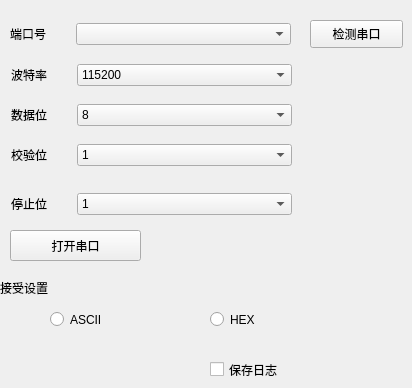
    <widget class="QWidget" name="uart">
     <attribute name="title">
      <string>串口</string>
     </attribute>
     <widget class="QPushButton" name="Openuart_Button">
      <property name="geometry">
       <rect>
        <x>10</x>
        <y>230</y>
        <width>131</width>
        <height>31</height>
       </rect>
      </property>
      <property name="text">
       <string>打开串口</string>
      </property>
     </widget>
     <widget class="QLabel" name="RevSet_label">
      <property name="geometry">
       <rect>
        <x>0</x>
        <y>280</y>
        <width>72</width>
        <height>15</height>
       </rect>
      </property>
      <property name="text">
       <string>接受设置</string>
      </property>
     </widget>
     <widget class="QRadioButton" name="Ascii_radioButton">
      <property name="geometry">
       <rect>
        <x>50</x>
        <y>310</y>
        <width>115</width>
        <height>19</height>
       </rect>
      </property>
      <property name="text">
       <string>ASCII</string>
      </property>
     </widget>
     <widget class="QRadioButton" name="Hex_radioButton">
      <property name="geometry">
       <rect>
        <x>210</x>
        <y>310</y>
        <width>115</width>
        <height>19</height>
       </rect>
      </property>
      <property name="text">
       <string>HEX</string>
      </property>
     </widget>
     <widget class="QCheckBox" name="SaveLog_checkBox">
      <property name="geometry">
       <rect>
        <x>210</x>
        <y>360</y>
        <width>91</width>
        <height>19</height>
       </rect>
      </property>
      <property name="text">
       <string>保存日志</string>
      </property>
     </widget>
     <widget class="QWidget" name="layoutWidget">
      <property name="geometry">
       <rect>
        <x>10</x>
        <y>20</y>
        <width>281</width>
        <height>28</height>
       </rect>
      </property>
      <layout class="QHBoxLayout" name="horizontalLayout">
       <property name="spacing">
        <number>30</number>
       </property>
       <item>
        <widget class="QLabel" name="com_label">
         <property name="text">
          <string>端口号</string>
         </property>
        </widget>
       </item>
       <item>
        <widget class="QComboBox" name="comboBox">
         <property name="sizePolicy">
          <sizepolicy hsizetype="Expanding" vsizetype="Fixed">
           <horstretch>0</horstretch>
           <verstretch>0</verstretch>
          </sizepolicy>
         </property>
        </widget>
       </item>
      </layout>
     </widget>
     <widget class="QWidget" name="layoutWidget">
      <property name="geometry">
       <rect>
        <x>11</x>
        <y>61</y>
        <width>281</width>
        <height>28</height>
       </rect>
      </property>
      <layout class="QHBoxLayout" name="horizontalLayout_2">
       <property name="spacing">
        <number>30</number>
       </property>
       <item>
        <widget class="QLabel" name="baud_label">
         <property name="text">
          <string>波特率</string>
         </property>
        </widget>
       </item>
       <item>
        <widget class="QComboBox" name="baudrate_comboBox">
         <property name="sizePolicy">
          <sizepolicy hsizetype="Expanding" vsizetype="Fixed">
           <horstretch>0</horstretch>
           <verstretch>0</verstretch>
          </sizepolicy>
         </property>
         <property name="currentText">
          <string>115200</string>
         </property>
         <item>
          <property name="text">
           <string>115200</string>
          </property>
         </item>
         <item>
          <property name="text">
           <string>38400</string>
          </property>
         </item>
         <item>
          <property name="text">
           <string>921600</string>
          </property>
         </item>
         <item>
          <property name="text">
           <string>9600</string>
          </property>
         </item>
        </widget>
       </item>
      </layout>
     </widget>
     <widget class="QWidget" name="layoutWidget">
      <property name="geometry">
       <rect>
        <x>11</x>
        <y>101</y>
        <width>281</width>
        <height>28</height>
       </rect>
      </property>
      <layout class="QHBoxLayout" name="horizontalLayout_3">
       <property name="spacing">
        <number>30</number>
       </property>
       <item>
        <widget class="QLabel" name="databit_label">
         <property name="text">
          <string>数据位</string>
         </property>
        </widget>
       </item>
       <item>
        <widget class="QComboBox" name="databit_comboBox">
         <property name="sizePolicy">
          <sizepolicy hsizetype="Expanding" vsizetype="Fixed">
           <horstretch>0</horstretch>
           <verstretch>0</verstretch>
          </sizepolicy>
         </property>
         <item>
          <property name="text">
           <string>8</string>
          </property>
         </item>
         <item>
          <property name="text">
           <string>6</string>
          </property>
         </item>
        </widget>
       </item>
      </layout>
     </widget>
     <widget class="QWidget" name="layoutWidget">
      <property name="geometry">
       <rect>
        <x>11</x>
        <y>141</y>
        <width>281</width>
        <height>28</height>
       </rect>
      </property>
      <layout class="QHBoxLayout" name="horizontalLayout_4">
       <property name="spacing">
        <number>30</number>
       </property>
       <item>
        <widget class="QLabel" name="Verify_label">
         <property name="text">
          <string>校验位</string>
         </property>
        </widget>
       </item>
       <item>
        <widget class="QComboBox" name="Verify_comboBox">
         <property name="sizePolicy">
          <sizepolicy hsizetype="Expanding" vsizetype="Fixed">
           <horstretch>0</horstretch>
           <verstretch>0</verstretch>
          </sizepolicy>
         </property>
         <item>
          <property name="text">
           <string>1</string>
          </property>
         </item>
         <item>
          <property name="text">
           <string>NONE</string>
          </property>
         </item>
        </widget>
       </item>
      </layout>
     </widget>
     <widget class="QWidget" name="layoutWidget">
      <property name="geometry">
       <rect>
        <x>11</x>
        <y>190</y>
        <width>281</width>
        <height>28</height>
       </rect>
      </property>
      <layout class="QHBoxLayout" name="horizontalLayout_5">
       <property name="spacing">
        <number>30</number>
       </property>
       <item>
        <widget class="QLabel" name="Stopbit_label">
         <property name="text">
          <string>停止位</string>
         </property>
        </widget>
       </item>
       <item>
        <widget class="QComboBox" name="Stopbit_comboBox">
         <property name="sizePolicy">
          <sizepolicy hsizetype="Expanding" vsizetype="Fixed">
           <horstretch>0</horstretch>
           <verstretch>0</verstretch>
          </sizepolicy>
         </property>
         <item>
          <property name="text">
           <string>1</string>
          </property>
         </item>
         <item>
          <property name="text">
           <string>0</string>
          </property>
         </item>
        </widget>
       </item>
      </layout>
     </widget>
     <widget class="QPushButton" name="searchcom_pushButton">
      <property name="geometry">
       <rect>
        <x>310</x>
        <y>20</y>
        <width>93</width>
        <height>28</height>
       </rect>
      </property>
      <property name="text">
       <string>检测串口</string>
      </property>
     </widget>
    </widget>
